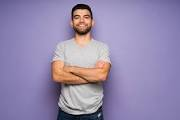
#> input picture human.jpeg, 180 x 120 px
$ python upper-body.py
#> lines starting #> are read from the running program, lines starting #| are printed output that depends on the picture
import numpy as np
import cv2

cascade = cv2.CascadeClassifier('haarcascade_upperbody.xml')

imgPath = 'human.jpeg'
img = cv2.imread(imgPath)
#> img is the input picture: shape (120, 180, 3); mean B, G, R 172.7, 137.9, 149.7
gray = cv2.cvtColor(img, cv2.COLOR_BGR2GRAY)
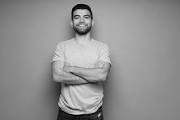
#> gray: shape (120, 180); min 1, max 231, mean 145.4

body = cascade.detectMultiScale(
    gray,
    scaleFactor=2.1,
    minNeighbors=10,
    minSize=(50, 50),
    flags=cv2.CASCADE_SCALE_IMAGE
)
#> body = ()

for (x, y, w, h) in body:
    cv2.rectangle(img, (x, y), (x + w, y + h), (0, 255, 0), 2)
#> this loop made 0 passes

cv2.imshow('Upper Body', img)
cv2.imshow('Upper gray', gray)
cv2.waitKey(0)
cv2.destroyAllWindows()
